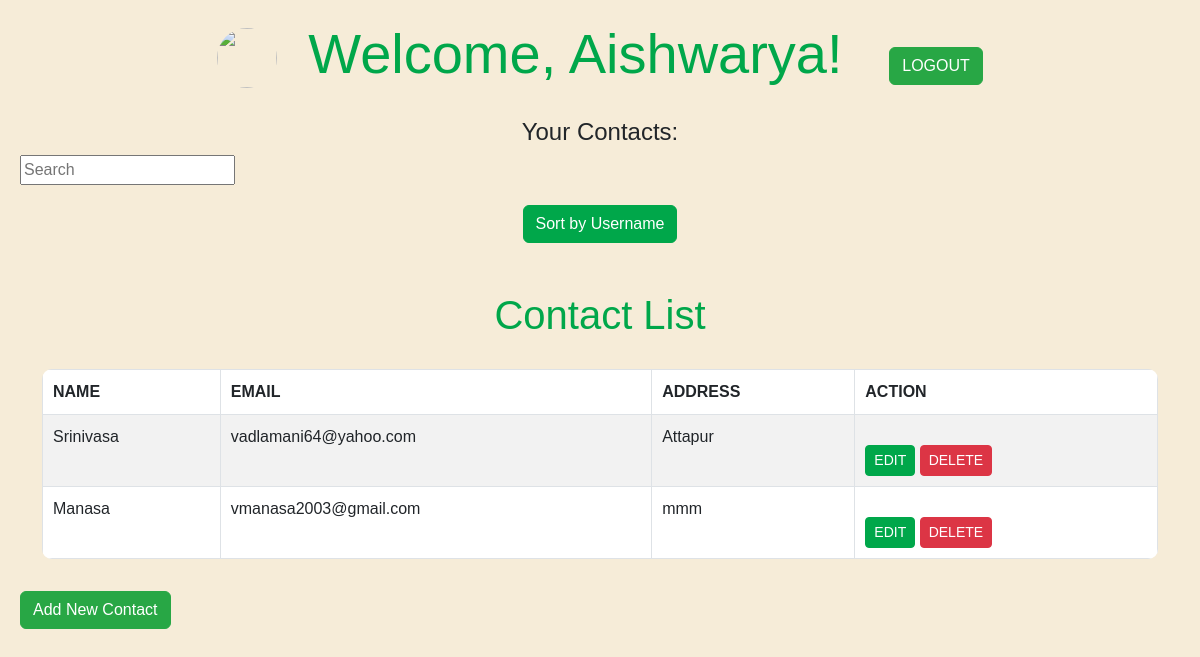
The page /home/profile/2/ on the database its author committed.
### addressapp/models.py (models this page shows, shortened)
class Profile(models.Model):
    email = models.EmailField()
    password = models.CharField(max_length=128)
    repassword = models.CharField(max_length=128)   # Store the hashed password
    photo = models.ImageField(upload_to='images/',default='manasa.jpeg')
    username = models.CharField(max_length=255)

class UserContact(models.Model):
    email = models.EmailField()
    address=models.TextField()
    username = models.CharField(max_length=255, blank=True)
    profile=models.ForeignKey(Profile, on_delete=models.CASCADE,default='')

### addressapp/views.py (the view)
# urls.py: path('home/profile/<int:user_id>/', views.profile, name='profile'),
def profile(request,user_id):
    user = Profile.objects.get(pk= user_id)
    contacts = UserContact.objects.filter(profile=user)
    return render(request, 'profile.html', {'user': user, 'contacts': contacts})

### templates/profile.html (shortened to what this page needs)
{%load static%}
<!DOCTYPE html>
<html>
<head>
    <link href="https://cdn.jsdelivr.net/npm/bootstrap@5.3.0/dist/css/bootstrap.min.css" rel="stylesheet">
</head>
<body>
    <h1 class="display-4"><img src="{{user.images.photo.url}}" alt="" width="60" height="60" class="rounded-circle">&nbsp Welcome, {{ user.username }}!<span>&nbsp &nbsp<a href="{% url 'home' %}" class="btn btn-success mt-3">LOGOUT</a></span></h1>
    <h2 class="h4">Your Contacts:</h2>
      <form action="{% url 'search-area' id1=user.id%}" method="GET" class="" id='search-form'>
        <input type="search-name" class="" name="search-area" placeholder="Search"
            value={{search_input}}>
        <i onclick="document.getElementById('search-form').submit();" style="padding-left: 5px;"
            class="fas fa-search"></i>
    </form>
    <h2>
        <a href="{% url 'sort_contacts' id2=user.id %}" class="btn btn-primary">Sort by Username</a>
    </h2>
    <div class="container mt-5">
        <h1>Contact List</h1>
        <table class="table table-bordered table-striped">
          <thead class="thead-dark">
            <tr>
              <th>Name</th>
              <th>Email</th>
              <th>Address</th>
              <th>Action</th>
            </tr>
          </thead>
          <tbody>
            {% for contact in contacts %}
            <tr>
              <td>{{ contact.username }}</td>
              <td>{{ contact.email }}</td>
              <td>{{ contact.address }}</td>
              <td>
                <a href="{% url 'update' user_id=user.id contact_id=contact.id %}" class="btn btn-primary btn-sm">EDIT</a>
                <a href="{% url 'delete' user_id=user.id contact_id=contact.id %}" class="btn btn-danger btn-sm">DELETE</a>
              </td>
            </tr>
            {% endfor %}
          </tbody>
        </table>
      </div>
    <a href="{% url 'useradd' user_id=user.id %}" class="btn btn-success mt-3">Add New Contact</a>
</body>
</html>

### templates/profile.html (style rules this page uses)
body { background-color: #f6ecd8; padding: 20px; font-family: 'Segoe UI', Tahoma, Geneva, Verdana, sans-serif; }
h1, h2 { color: #00a74a; text-align: center; margin-bottom: 30px; }
table { width: 100%; border-collapse: collapse; border-radius: 10px; overflow: hidden; }
th, td { padding: 10px; text-align: left; border-bottom: 2px solid #dee2e6; }
th { background-color: #00a74a; color: #ffffff; text-transform: uppercase; font-weight: bold; }
tbody tr:nth-child(even) { background-color: #f8f9fa; }
tbody tr:nth-child(odd) { background-color: #f1f1f1; }
.btn-primary { background-color: #00a74a; border-color: #00a74a; }
.btn-success { background-color: #28a745; border-color: #28a745; }
.btn-danger { background-color: #dc3545; border-color: #dc3545; }
a { display: inline-block; margin-top: 20px; background-color: #00a74a; color: #ffffff; padding: 10px 20px; text-decoration: none; border-radius: 5px; }
body { font-family: Arial, sans-serif; }
.table td, .table th { padding: 10px; }

### rows shown on the page
Profile: username "Aishwarya"
UserContact: username "Srinivasa", email "vadlamani64@yahoo.com", address "Attapur"
UserContact: username "Manasa", email "vmanasa2003@gmail.com", address "mmm"
